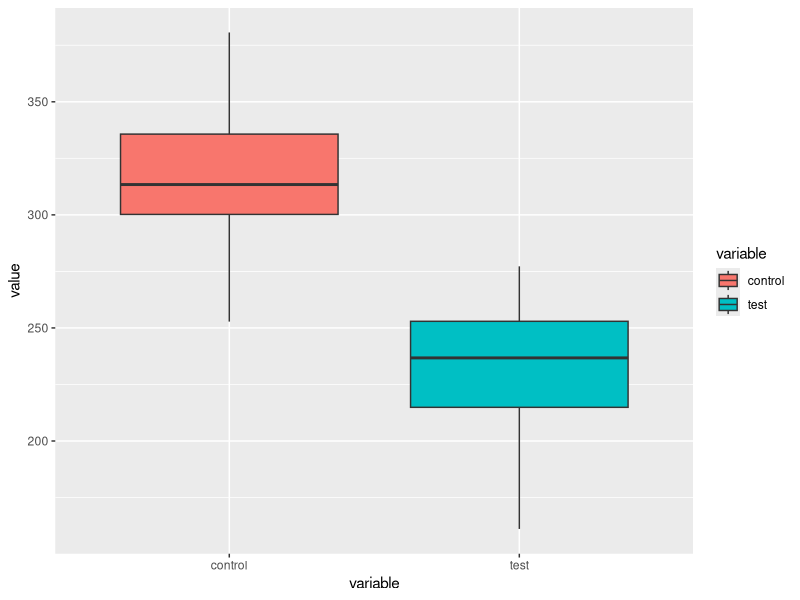
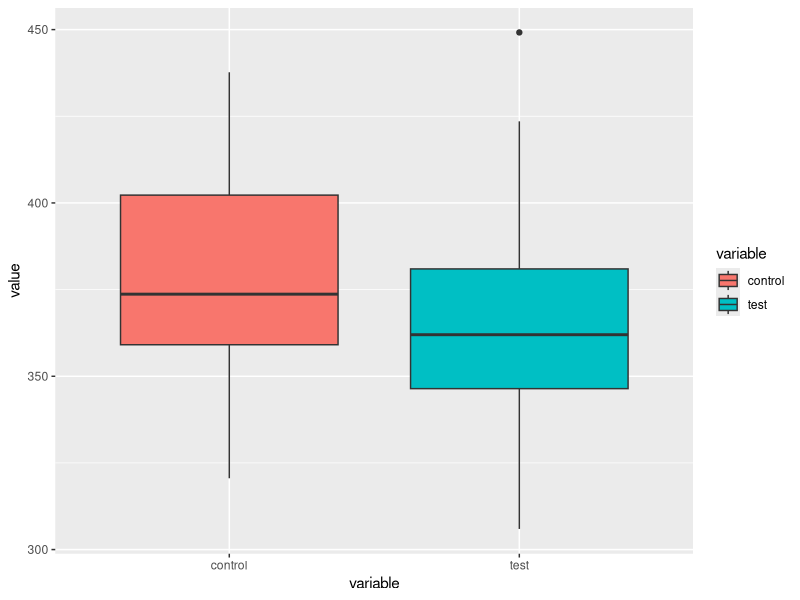
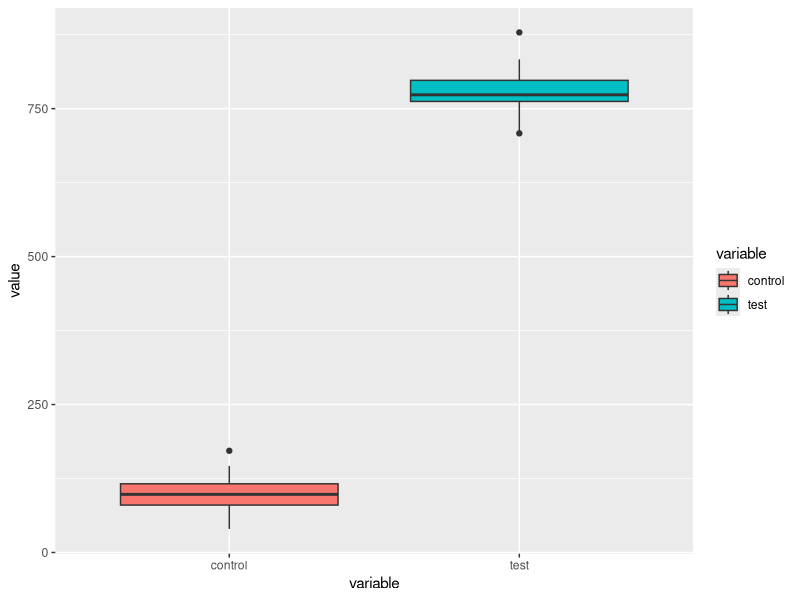
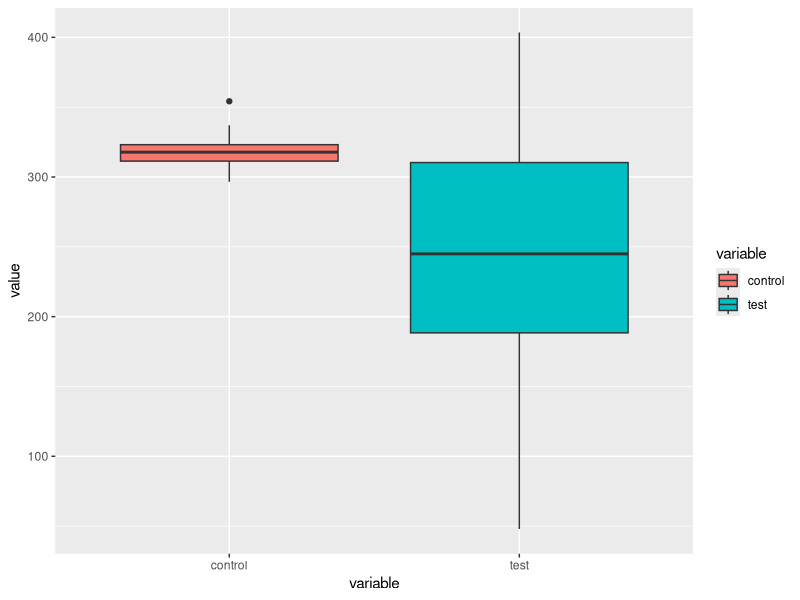
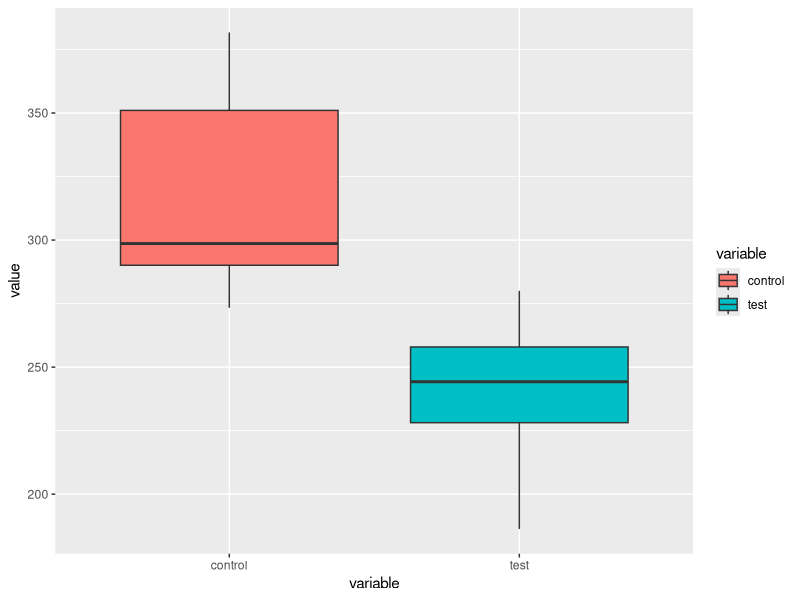
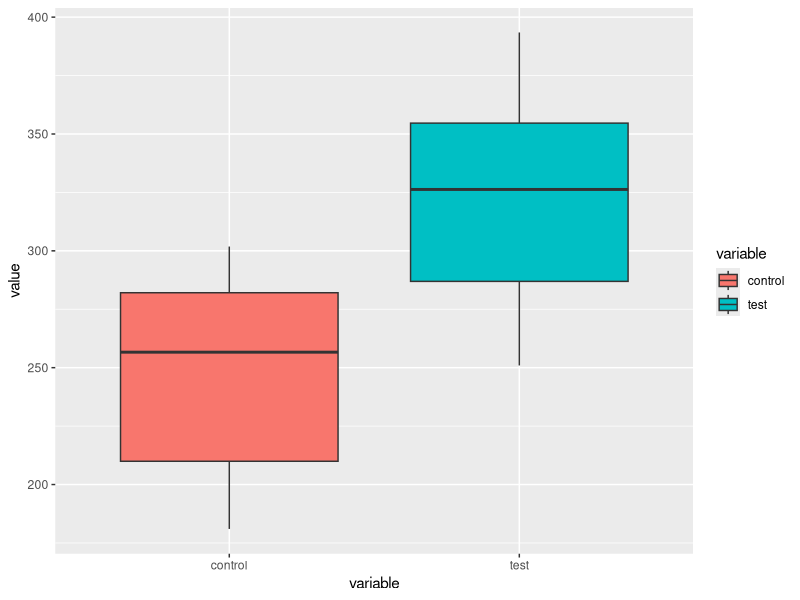
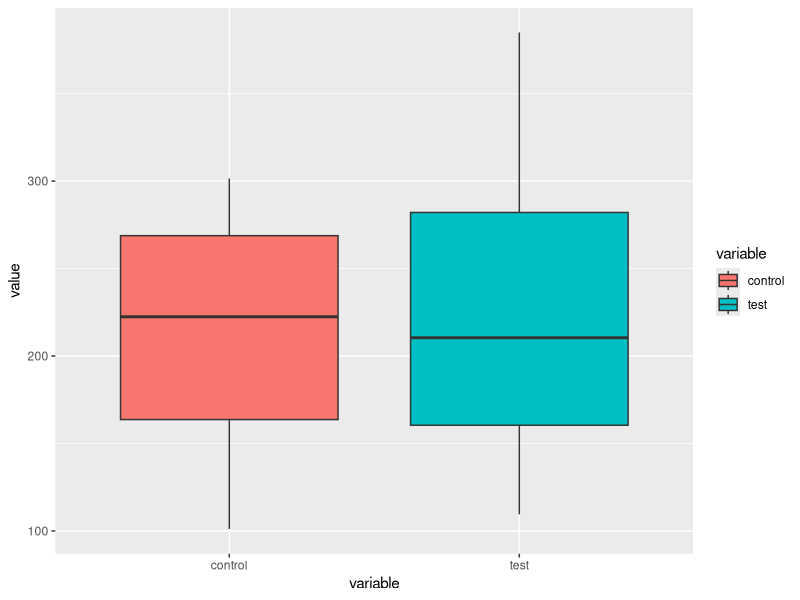
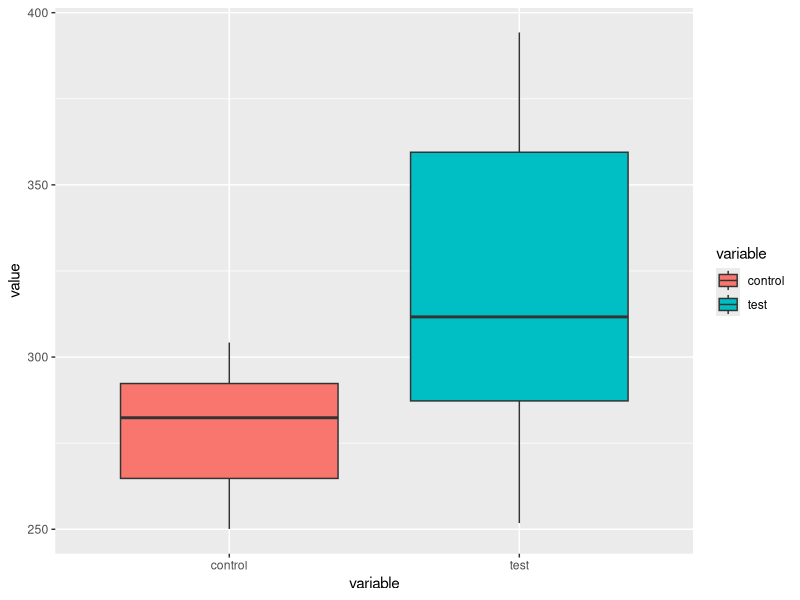

Write the R code that produced these figures, in order.
## ---- chunk 1
knitr::opts_chunk$set(echo = TRUE)
## ---- chunk 2
dataCreate <- function(mean1=317.59, mean2=235.38, n1=60, n2=60, sd1=30.58, sd2=30.18){
  mydf <- data.frame(control=rnorm(mean = mean1, n=n1, sd=sd1), test=rnorm(mean=mean2, n=n2, sd=sd2))
  return(mydf)
}
myDF <-dataCreate(mean1=317.59)
head(myDF)


## ---- chunk 3
library(reshape2)

myDF2 <- melt(myDF) 
ANOVA <- function(data=myDF2){
  myANOVA <- aov(value~variable, data=data)
  summary(myANOVA)
}

ANOVA(data=myDF2)
ANOVA()
myANOVA <- aov(value~variable, data=myDF2)
summary(myANOVA)
## ---- chunk 4

library(ggplot2)
urchinBOXPLOT <- function(data=myDF2){
  ggplot(data=data,aes(x=variable, y=value, fill=variable)) + geom_boxplot()
}
urchinBOXPLOT()
## ---- chunk 5
df5 <- dataCreate(mean1=375.28, mean2=375.5)
df5<-melt(df5)
ANOVA(data=df5)
urchinBOXPLOT(df5)
## ---- chunk 6
df6 <- dataCreate(mean1 = 100, mean2 = 780)
df6 <- melt(df6)
ANOVA(data=df6)
urchinBOXPLOT(df6)
## ---- chunk 7
df7<- dataCreate (sd1 = 10, sd2 = 75)
df7 <- melt(df7)
ANOVA(data=df7)
urchinBOXPLOT(df7)

## ---- chunk 8
df8<- dataCreate (n1 = 10, n2= 10)
df8 <- melt(df8)
ANOVA(data=df8)
urchinBOXPLOT(df8)
## ---- chunk 9
dataCreate2 <- function(min1=180.44, min2=250.12, n1=60, n2=60, max1=304.72, max2=395.45){
  mydf <- data.frame(control=runif(min = min1, n=n1, max=max1), test=runif(min=min2, n=n2, max=max2))
  return(mydf)
}
myDFU <-dataCreate2(min1=180.44)
head(myDFU)

## ---- chunk 10
library(reshape2)
myDFU2 <- melt(myDFU) 
ANOVA <- function(data=myDFU2){
  myANOVA <- aov(value~variable, data=data)
  summary(myANOVA)
}

ANOVA(data=myDFU2)
ANOVA()
myANOVA <- aov(value~variable, data=myDFU2)
summary(myANOVA)
## ---- chunk 11
library(ggplot2)
urchinBOXPLOT <- function(data=myDFU2){
  ggplot(data=data,aes(x=variable, y=value, fill=variable)) + geom_boxplot()
}
urchinBOXPLOT()
## ---- chunk 12
dfU3 <- dataCreate2 (min1 = 100, min2 = 100)
dfU3 <- melt(dfU3)
ANOVA(data=dfU3)
urchinBOXPLOT(dfU3)

dfU5 <- dataCreate2 (min1 = 250, min2 = 250)
dfU5 <- melt(dfU5)
ANOVA(data=dfU5)
urchinBOXPLOT(dfU5)
## ---- chunk 13
dfU6 <- dataCreate2 (n1 = 4, n2 = 4)
dfU6 <- melt(dfU6)
ANOVA(data=dfU6)
urchinBOXPLOT(dfU6)
## ---- chunk 14
dfU4 <- dataCreate2 (min1 = 100, min2 = 100, max1 = 300, max2 = 300)
dfU4 <- melt(dfU4)
ANOVA(data=dfU4)
urchinBOXPLOT(dfU4)
